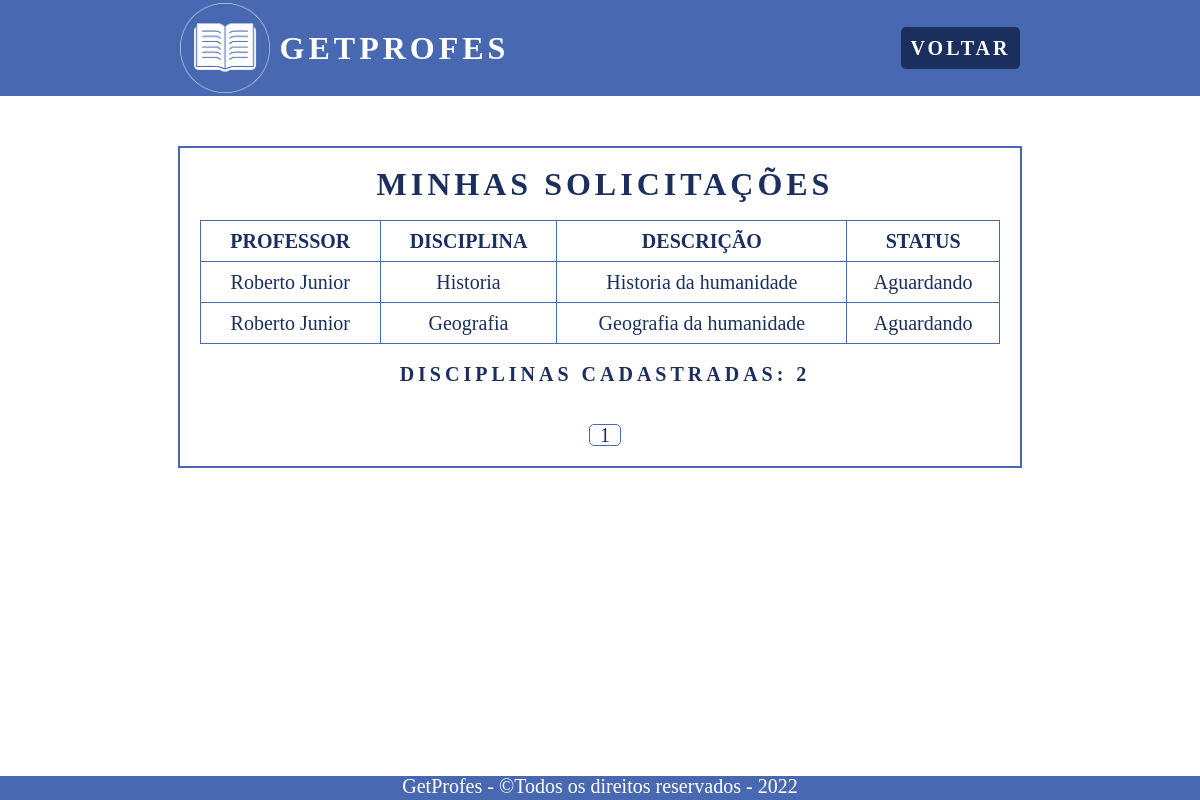
Page /pages/aluno/minhas-solicitacoes.php?pagina=1 (signed in) on the earlier database version.
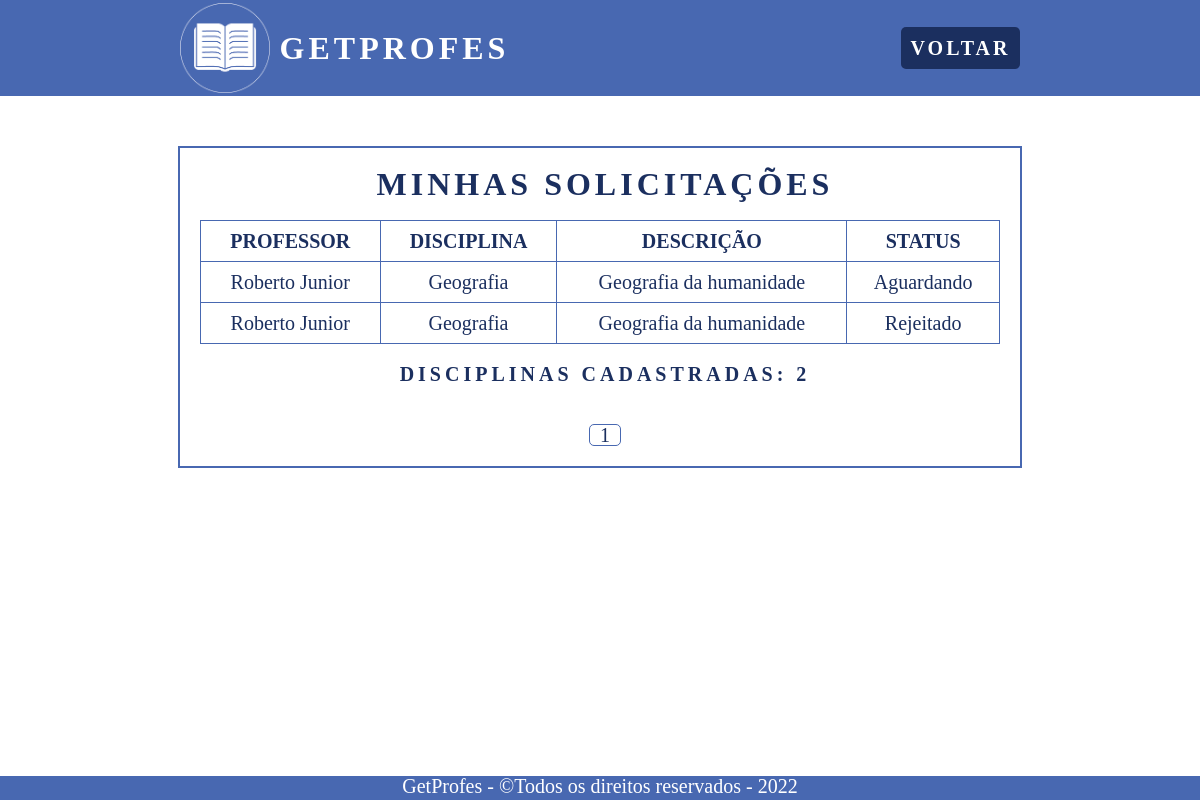
Same page on the later database version.
### tables this page shows
CREATE TABLE IF NOT EXISTS `solicitacoes` (
    `id` int(2) NOT NULL AUTO_INCREMENT,
    `id_aluno` int(2) NOT NULL,
    `id_professor` int(2) NOT NULL,
    `nome_aluno` varchar(45) NOT NULL,
    `nome_professor` varchar(45) NOT NULL,
    `nome_disciplina` varchar(45) NOT NULL,
    `descricao` varchar(200) NOT NULL,
    `status_solicitacao` varchar(15) NOT NULL,
    PRIMARY KEY (`id`),
    FOREIGN KEY (`id_aluno`) REFERENCES `usuarios` (`id`),
    FOREIGN KEY (`id_professor`) REFERENCES `usuarios` (`id`)
);

### pages/aluno/minhas-solicitacoes.php (the view, shortened to what this page needs)
<?php
include_once '../../connection/config.php';
$query_solicitacoes = "SELECT COUNT(id) AS qnt_solicitacoes FROM solicitacoes WHERE id_aluno = '" . $_SESSION['id_usuario'] . "'";
if (isset($_GET['pagina'])) {
    $pag = $_GET['pagina'];
    $busca = "SELECT * FROM solicitacoes WHERE id_aluno = '" . $_SESSION['id_usuario'] . "'";
    $todos = mysqli_query($con, $busca);
    $registros = "10";
    $tr = mysqli_num_rows($todos);
    $tp = ceil($tr / $registros);
    $inicio = ($registros * $pag) - $registros;
    $limite = mysqli_query($con, "$busca LIMIT $inicio, $registros");
}
?>
<!DOCTYPE html>
<html lang="pt-br">
<head>
    <link rel="stylesheet" href="../../src/css/reset.css">
    <link rel="stylesheet" href="minhas-solicitacoes.css">
</head>
<body>
    <header>
        <nav class="menu">
            <div class="logo">
                <img class="logo-img" src="../../src/img/GetProfes-Logo.png" alt="Logo GetProfes">
                <h1>GetProfes</h1>
            </div>
            <ul class="nav-list">
                <li><a href="../sistema/sistema-aluno.php" class="voltar">Voltar</a></li>
            </ul>
        </nav>
    </header>
    <section class="sistema">
        <div class="sistema-box">
            <div class="sistema-container">
                <h2>Minhas Solicitações</h2>
                <div class="table-container">
                    <table class="table">
                        <thead>
                            <tr>
                                <th scope="col">Professor</th>
                                <th scope="col">Disciplina</th>
                                <th scope="col">Descrição</th>
                                <th scope="col">Status</th>
                            </tr>
                        </thead>
                        <tbody>
                            <?php
                            while ($row = mysqli_fetch_assoc($limite)) {
                                echo "<tr>";
                                echo "<td>" . $row["nome_professor"] . "</td>";
                                echo "<td>" . $row["nome_disciplina"] . "</td>";
                                echo "<td>" . $row["descricao"] . "</td>";
                                echo "<td>" . $row["status_solicitacao"] . "</td>";
                                echo "</tr>";
                            }
                            ?>
                        </tbody>
                    </table>
                </div>
                <div class="total-container">
                    <?php
                    $result_solicitacoes = $con->query($query_solicitacoes);
                    $row_solicitacoes = mysqli_fetch_assoc($result_solicitacoes);
                    ?>
                    <h3>Disciplinas cadastradas: <?php echo $row_solicitacoes["qnt_solicitacoes"]; ?></h3>
                </div>
                <nav class="paginacao-container">
                    <ul class="pagination">
                        <?php
                        for ($i = 1; $i <= $tp; $i++) {
                            if ($pag == $i) {
                                echo "<li class='page-item active'><a class='page-link' href='?pagina=$i'>$i</a></li>";
                            } else {
                                echo "<li class='page-item'><a class='page-link' href='?pagina=$i'>$i</a></li>";
                            }
                        }
                        ?>
                    </ul>
                </nav>
            </div>
        </div>
    </section>
    <footer id="footer">
        <div class="footer-rodape">
            <p>GetProfes - &copy;Todos os direitos reservados - 2022</p>
        </div>
    </footer>
</body>
</html>

### pages/aluno/minhas-solicitacoes.css (style rules this page uses)
:root { --bg: #4868B1; --white: #fff; --bg-black: #1b2f5f; --red: #ff0000; --black-red: #660606; }
* { scroll-behavior: smooth; font-family: 'Playfair Display', serif; }
a { text-decoration: none; }
header { margin-bottom: 40px; }
.logo-img { width: 90px; height: auto; }
.logo { display: flex; justify-content: center; align-items: center; }
.logo h1 { font-size: 32px; text-transform: uppercase; letter-spacing: 4px; font-weight: 900; margin-left: 10px; color: var(--white); }
.menu { display: flex; justify-content: space-around; align-items: center; height: 12vh; width: 100vw; background-color: var(--bg); }
.nav-list { list-style: none; display: flex; }
.nav-list li { letter-spacing: 3px; margin-left: 32px; font-size: 20px; }
.nav-list a { color: var(--white); font-weight: bold; text-transform: uppercase; background-color: var(--bg-black); padding: 10px; border-radius: 5px; }
.sistema { display: flex; justify-content: space-around; width: 940px; margin: 0 auto; color: var(--bg-black); align-items: center; }
.sistema-box { display: flex; flex-direction: column; align-items: center; width: 940px; padding: 10px; }
.sistema-container { display: flex; flex-direction: column; align-items: center; border: 2px solid var(--bg); width: 800px; padding: 20px; }
.sistema-container h2 { font-size: 32px; text-transform: uppercase; letter-spacing: 4px; font-weight: 900; margin-left: 10px; color: var(--bg-black); }
.table-container { display: flex; justify-content: center; align-items: center; margin-top: 20px; }
.table { border: 1px solid var(--bg); width: 800px; text-align: center; margin-bottom: 20px; }
.table th { border: 1px solid var(--bg); padding: 10px; font-size: 20px; font-weight: 900; text-transform: uppercase; }
.table td { border: 1px solid var(--bg); padding: 10px; font-size: 20px; }
.total-container { display: flex; flex-direction: column; margin-bottom: 20px; }
.total-container h3 { font-size: 20px; text-transform: uppercase; letter-spacing: 4px; font-weight: 900; margin-left: 10px; color: var(--bg-black); }
.paginacao-container { display: flex; justify-content: center; align-items: center; }
.pagination { display: flex; justify-content: center; align-items: center; margin-top: 20px; }
.page-item { display: flex; justify-content: center; align-items: center; margin-left: 10px; }
.page-link { color: var(--bg-black); font-size: 20px; text-decoration: none; }
.active { border: 1px solid var(--bg); border-radius: 5px; width: 30px; }
#footer { position: absolute; bottom: 0; height: 3vh; width: 100vw; background-color: var(--bg); }
.footer-rodape { text-align: center; font-size: 20px; color: var(--white); }

Differences in the rows shown:
changed solicitacoes "Aguardando": nome_disciplina "Historia" → "Geografia"; descricao "Historia da humanidade" → "Geografia da humanidade"
changed solicitacoes: status_solicitacao "Aguardando" → "Rejeitado"
